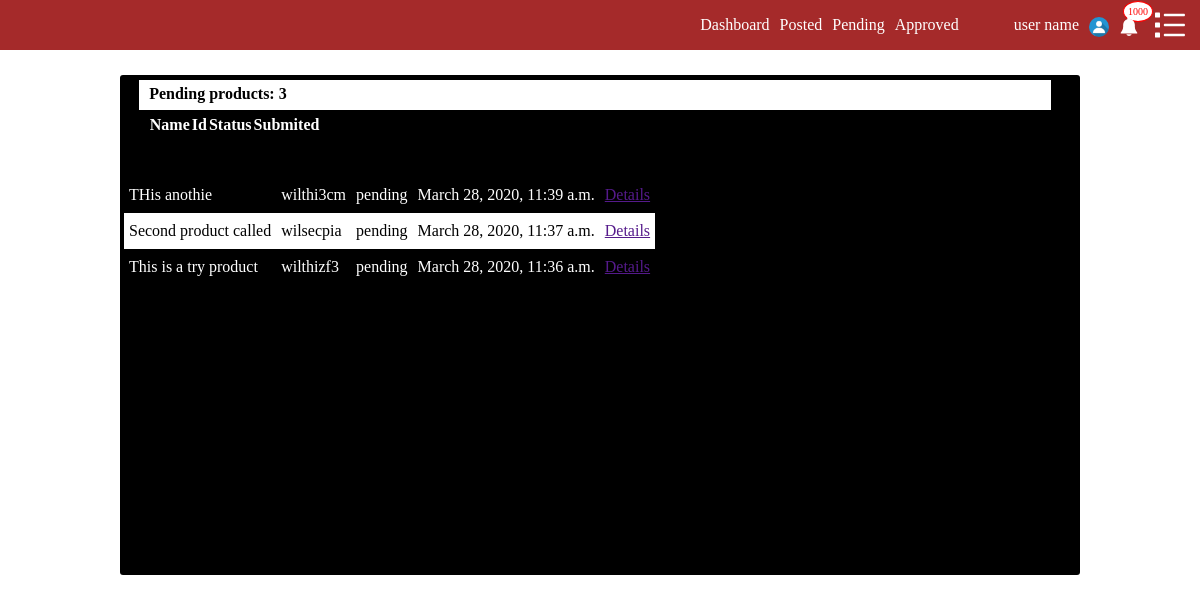
The app's page /userpannel/seller/pending/products/ (signed in), older data.
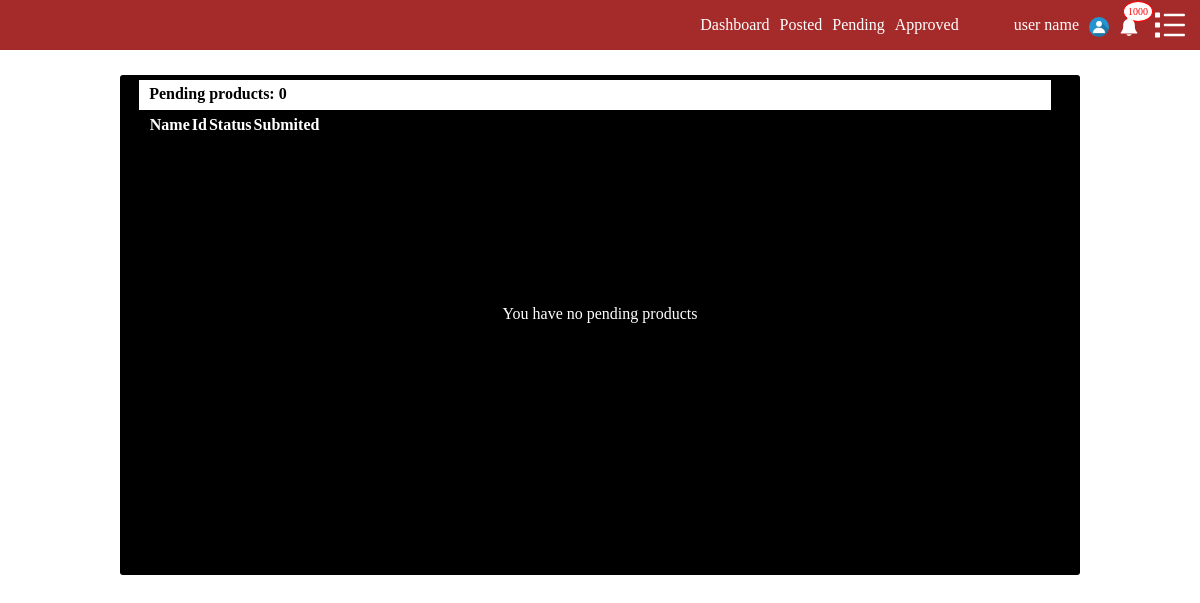
The same page, newer data.
### products/models.py (models this page shows, shortened)
class Product(models.Model):
    stt             = (('posted','posted'),('pending','pending'),('sold','sold'))
    st              = (('Brand New','Brand New'),('Used','Used'))
    sl              = ((0,0),(20,20),(30,30),(35,35),(40,40),(45,45),(50,50),(60,60),(70,70),(80,80))
    created         = models.DateTimeField(auto_now_add=True,null=True)
    category        = models.ForeignKey(Category,on_delete=models.CASCADE,related_name="product_category",null=True)
    subcategory     = models.ForeignKey(SubCategory,on_delete=models.CASCADE,related_name="product_subcategory")
    productname     = models.CharField(max_length=50,null=True)
    picone          = models.ImageField(upload_to="productimage",null=True,blank=True)
    pictwo          = models.ImageField(upload_to="productimage",null=True,blank=True)
    picthree        = models.ImageField(upload_to="productimage",null=True,blank=True)
    picfour         = models.ImageField(upload_to="productimage",null=True,blank=True)
    descript        = models.TextField(null=True)
    brand           = models.CharField(max_length=100,null=True)
    model           = models.CharField(max_length=100,null=True)
    size            = models.CharField(max_length=100,null=True)
    color           = models.CharField(max_length=50,null=True)
    slug            = models.SlugField(null=True,blank=True)
    location        = models.CharField(null=True,max_length=200)
    user            = models.ForeignKey(CustomUser,on_delete=models.CASCADE,related_name="userproduct",null=True)
    status          = models.CharField(max_length=200,null=True,choices=stt,default="pending")
    state           = models.CharField(max_length=200,null=True,choices=st)
    uniqueid        = models.CharField(max_length=200,null=True,blank=True,unique=True)
    sales           = models.IntegerField(choices=sl,default=0 )
    pdprice         = models.DecimalField(max_digits=19,decimal_places=2,null=True,blank=False)
    salesprice      = models.DecimalField(max_digits=19,decimal_places=2,null=True,blank=True)
    pdcolor         = models.ManyToManyField('self',related_name="color_id",null=True,blank=True)
    availableseizes = models.ManyToManyField(ProductSize,null=True,related_name="avlprice")

### adminone/views.py (the view)
def Pending(request):
    if request.user.is_authenticated:
        pending = Product.objects.filter(Q(user=request.user) & Q(status="pending")).all().order_by('-created')
        context={'pending':pending}
        template_name="adminone/pending.html"
        return render(request,template_name,context)
    else:
        return HttpResponse('bad request')

### homeapp/models.py (called while the page is built)
    @property
    def is_active(self):
        return self.active

### adminone/templates/adminone/pending.html
{% extends 'adminone/base.html' %}
{% load staticfiles %}
{% block content %}
<div class="post_container ">
<div class="post_header">
  <h4>Pending products: {{pending.count}}</h4>
</div>
<table id="header-table">
 <tr>
   <th>Name</th>
   <th>Id</th>
   <th>Status</th>
   <th>Submited</th>
 </tr>
</table>
<div class="table_list">
<table>
  {% if pending %}
 {% for post in pending %}
 <tr>
   <td>{{post.productname}} </td>
   <td>{{post.uniqueid}}</td>
   <td>{{post.status}}</td>
   <td>{{post.created}}</td>
   <td><a href="">Details</a></td>
 </tr>
 {% endfor %}
 {% else %}
 <p> You have no pending products</p>
 {% endif %}
</table>
</div>
</div>
{% endblock %}

### adminone/templates/adminone/base.html (shortened to what this page needs)
{% load staticfiles %}
<!DOCTYPE html>
<html lang="en">
  <head>
    <link href="{% static 'assets/css/form.css' %}" rel="stylesheet">
    <link href="{% static 'assets/css/style.css' %}" rel="stylesheet">
  </head>
 <body>
  <div class="container">
      <header>
          <div class="menu">
              <div class="mobile-menu">
               </div>
           <div class="desktop">
           <div class="menu-div">
             <ul>
               <li><a href="{% url 'pannel:userpannel' %}">Dashboard</a></li>
               <li><a href="{% url 'pannel:posted' %}">Posted</a></li>
               <li><a href="{% url 'pannel:pending' %}">Pending</a></li>
               <li><a href="{% url 'pannel:app' %}">Approved</a></li>
             </ul>
             <ul class="user-ul">
               <li>user name</li>
               <li>
               <img src="{% static 'assets/images/default-dp.jpg' %}" alt="ecommence">
               </li>
               <li>
                 <span class="notification">1000</span>
               </li>
             </ul>
           </div>
          </div>
          </div>
        </header>
  </div>
  <div class="maincontainer">
      {% block content %}
    {% endblock %}
  </div>
</body>

### adminone/static/assets/css/form.css (style rules this page uses)
::placeholder { text-align: center; }

### adminone/static/assets/css/style.css (style rules this page uses)
body { padding:0px; margin: auto 0; display: inline; overflow-x: hidden; }
.maincontainer { width:100%; position: relative; transition: width 2s; overflow: hidden; overflow: hidden; }
.menu { display: inline-block; }
.menu .mobile-menu,.menu .menu-div { float: right; margin-right:15px; }
.menu .menu-div { display: inline-block; }
.menu .menu-div ul { float: left; margin-left:5px; list-style: none; }
.menu .menu-div ul a { color:white; text-decoration: none; font-size: 16px; }
.menu .menu-div ul li { float: left; margin-left:10px; color:white; }
.menu .menu-div ul li img { position: relative; top:1px; width:20px; height:20px; border-radius: 100%; -webkit-border-radius:100%; -moz-border-radius:100%; -o-border-radius:100%; }
.container .menu svg { width:30px; height:30px; fill:white; cursor: pointer; }
.container .menu li svg { width:20px; height:20px; position: relative; margin-top:5px; }
.container .menu .notification { position:absolute; border:solid; font-size: 10px; top:1px; padding:4px 4px 4px; margin-left:4px; border-width: 1px; background-color: white; color:red; width:auto; display: flex; justify-content: center; -webkit-justify-content:center; -o-justify-content:center; -ms-justify-content:center; border-radius:100%; -webkit-border-radius:100%; -moz-border-radius:100%; -ms-border-radius:100%; }
.container .menu .user-ul svg { top:-5px; position: relative; }
.container .menu { position: relative; width:100%; height:50px; background-color: brown; }
.container .menu .mobile-menu { position: relative; top:10px; }
.container .menu .mobile-menu { margin-left:1px; }
.post_container { background-color: rgba(0,0,0,1); position: relative; left:10%; width: 80%; height:500px; margin-top:20px; border-radius: 3px; -webkit-border-radius: 3px; -moz-border-radius: 3px; -o-border-radius: 3px; -ms-border-radius: 3px; }
.post_container table { color:white; border-collapse:collapse; }
.post_container #header-table { position: relative; margin-bottom: 20px; margin-top:10px; margin-left:3%; }
.post_container .table_list { height:400px; overflow-x: auto; }
.post_container .table_list table { margin-top:22px; margin-left:4px; }
.post_container p { width:100%; color:white; text-align: center; margin-top:150px; }
.post_container .post_header { left:2%; width:95%; height:30px; background-color: white; position: relative; top:5px; }
.post_container .post_header h4 { padding:5px 10px 5px; }

Row changes from the older to the newer data that the page shows:
removed Product: productname "THis anothie", uniqueid "wilthi3cm", status "pending", created "March 28, 2020, 11:39 a.m."
removed Product: productname "Second product called", uniqueid "wilsecpia", status "pending", created "March 28, 2020, 11:37 a.m."
removed Product: productname "This is a try product", uniqueid "wilthizf3", status "pending", created "March 28, 2020, 11:36 a.m."
Text that changed along with them:
{{ pending.count }}: "3" → "0"
text now shown: "You have no pending products"
